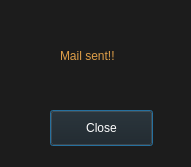
<?xml version="1.0" encoding="UTF-8"?>
<ui version="4.0">
 <class>Dialog</class>
 <widget class="QDialog" name="Dialog">
  <property name="geometry">
   <rect>
    <x>0</x>
    <y>0</y>
    <width>191</width>
    <height>167</height>
   </rect>
  </property>
  <property name="windowTitle">
   <string>Dialog</string>
  </property>
  <property name="styleSheet">
   <string notr="true">color: rgb(222, 158, 72);
background-color: rgb(28, 28, 28);</string>
  </property>
  <widget class="QPushButton" name="pushButton">
   <property name="geometry">
    <rect>
     <x>50</x>
     <y>110</y>
     <width>103</width>
     <height>36</height>
    </rect>
   </property>
   <property name="styleSheet">
    <string notr="true">color: rgb(255, 255, 255);</string>
   </property>
   <property name="text">
    <string>Close</string>
   </property>
  </widget>
  <widget class="QLabel" name="label">
   <property name="geometry">
    <rect>
     <x>60</x>
     <y>40</y>
     <width>71</width>
     <height>31</height>
    </rect>
   </property>
   <property name="text">
    <string>Mail sent!!</string>
   </property>
  </widget>
 </widget>
 <resources/>
 <connections/>
</ui>
